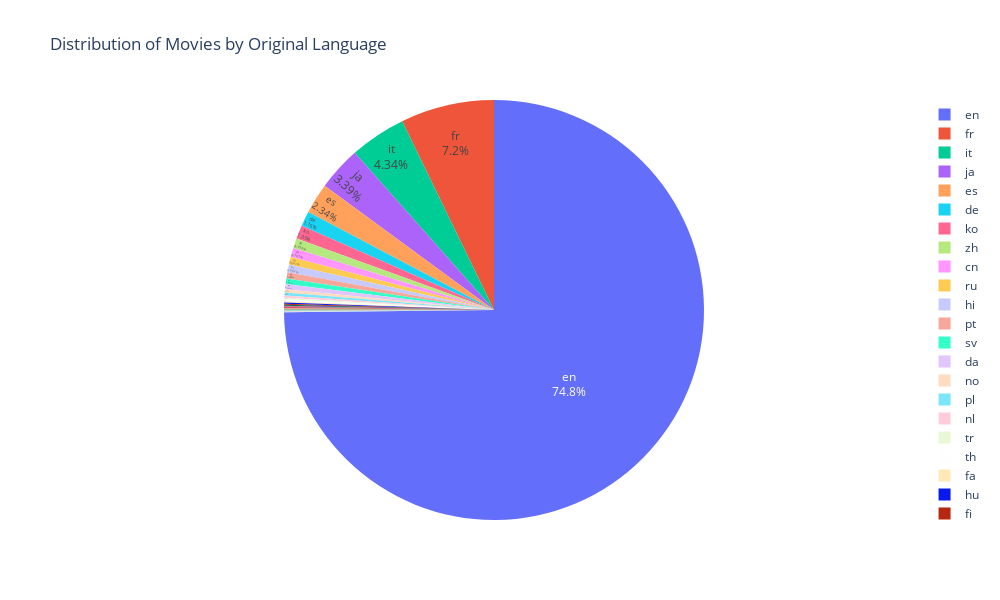

Notebook source saved alongside this figure:
### Code cell
# Language distribution pie chart
language_counts = trm_df['original_language'].value_counts()
fig_pie = px.pie(language_counts,
                 values=language_counts.values,
                 names=language_counts.index,
                 title='Distribution of Movies by Original Language')

fig_pie.update_traces(textposition='inside', textinfo='percent+label')
fig_pie.update_layout(width=1000, height=600)

fig_pie.show()

### Figure 1 — Plotly figure (JSON) as saved in the notebook; plotly's stock layout.template omitted (floating-point values rounded to 4 significant figures)
{"data": [{"domain": {"x": [0, 1], "y": [0, 1]}, "hovertemplate": "original_language=%{label}<br>value=%{value}<extra></extra>", "labels": ["en", "fr", "it", "ja", "es", "de", "ko", "zh", "cn", "ru", "hi", "pt", "sv", "da", "no", "pl", "nl", "tr", "th", "fa", "hu", "fi", "id", "cs", "uk", "el", "ar", "is", "bn", "sr", "te", "ro", "eu", "hy", "he", "km", "nb", "tn", "la", "ml", "sh", "xx", "bs", "gl", "ga", "et", "ku", "mk"], "legendgroup": "", "name": "", "showlegend": true, "textinfo": "percent+label", "textposition": "inside", "type": "pie", "values": [7468, 719, 433, 338, 234, 115, 105, 75, 70, 60, 58, 49, 42, 39, 25, 24, 16, 14, 13, 10, 8, 8, 7, 5, 4, 4, 4, 4, 3, 3, 3, 2, 2, 2, 1, 1, 1, 1, 1, 1, 1, 1, 1, 1, 1, 1, 1, 1]}], "layout": {"height": 600, "legend": {"tracegroupgap": 0}, "title": {"text": "Distribution of Movies by Original Language"}, "width": 1000}}
